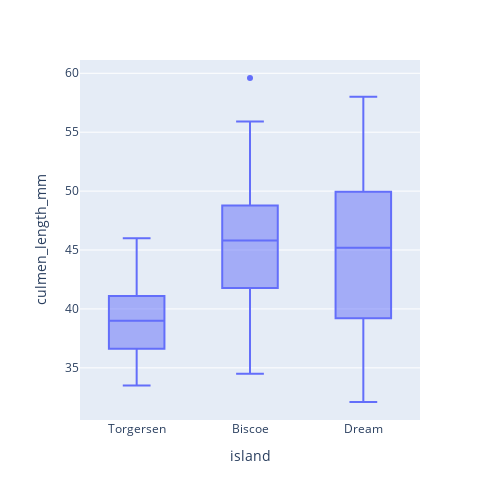
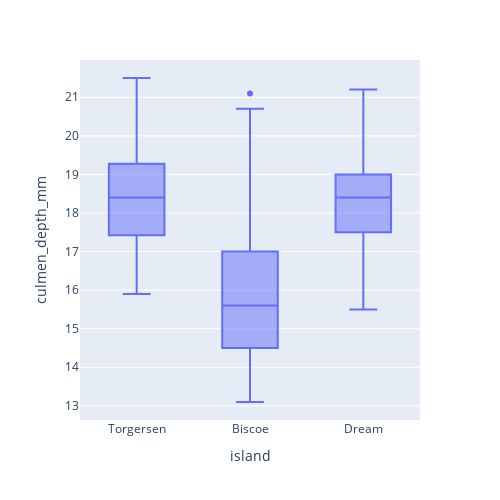
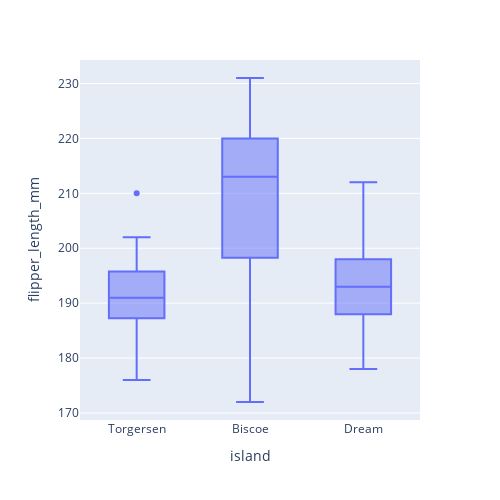

Notebook source saved alongside these figures, in order:
### Code cell
# 3 plots for penguins culmen_length_mm, culmen_depth_mm and flipper_length_mm
fig = px.box(peng,
            x="island", 
            y="culmen_length_mm",
            height=500,
            width=500,
            title="")
fig.show()

fig01 = px.box(peng,x="island", 
                y="culmen_depth_mm",
                height=500,
                width=500,
                title="")
fig01.show()


fig02 = px.box(peng,x="island", 
                y="flipper_length_mm",
                height=500,
                width=500,
                title="")
fig02.show()

### Figure 1 — Plotly figure (JSON) as saved in the notebook; plotly's stock layout.template omitted (floating-point values rounded to 4 significant figures; data arrays with more than 128 entries replaced by an {"elided": "..."} marker saying what was removed)
{"data": [{"alignmentgroup": "True", "hovertemplate": "island=%{x}<br>culmen_length_mm=%{y}<extra></extra>", "legendgroup": "", "marker": {"color": "#636efa"}, "name": "", "notched": false, "offsetgroup": "", "orientation": "v", "showlegend": false, "type": "box", "x": {"elided": "333 str values"}, "x0": " ", "xaxis": "x", "y": {"elided": "333 float values"}, "y0": " ", "yaxis": "y"}], "layout": {"boxmode": "group", "height": 500, "legend": {"tracegroupgap": 0}, "margin": {"t": 60}, "width": 500, "xaxis": {"anchor": "y", "domain": [0, 1], "title": {"text": "island"}}, "yaxis": {"anchor": "x", "domain": [0, 1], "title": {"text": "culmen_length_mm"}}}}

### Figure 2 — Plotly figure (JSON) as saved in the notebook; plotly's stock layout.template omitted (floating-point values rounded to 4 significant figures; data arrays with more than 128 entries replaced by an {"elided": "..."} marker saying what was removed)
{"data": [{"alignmentgroup": "True", "hovertemplate": "island=%{x}<br>culmen_depth_mm=%{y}<extra></extra>", "legendgroup": "", "marker": {"color": "#636efa"}, "name": "", "notched": false, "offsetgroup": "", "orientation": "v", "showlegend": false, "type": "box", "x": {"elided": "333 str values"}, "x0": " ", "xaxis": "x", "y": {"elided": "333 float values"}, "y0": " ", "yaxis": "y"}], "layout": {"boxmode": "group", "height": 500, "legend": {"tracegroupgap": 0}, "margin": {"t": 60}, "width": 500, "xaxis": {"anchor": "y", "domain": [0, 1], "title": {"text": "island"}}, "yaxis": {"anchor": "x", "domain": [0, 1], "title": {"text": "culmen_depth_mm"}}}}

### Figure 3 — Plotly figure (JSON) as saved in the notebook; plotly's stock layout.template omitted (floating-point values rounded to 4 significant figures; data arrays with more than 128 entries replaced by an {"elided": "..."} marker saying what was removed)
{"data": [{"alignmentgroup": "True", "hovertemplate": "island=%{x}<br>flipper_length_mm=%{y}<extra></extra>", "legendgroup": "", "marker": {"color": "#636efa"}, "name": "", "notched": false, "offsetgroup": "", "orientation": "v", "showlegend": false, "type": "box", "x": {"elided": "333 str values"}, "x0": " ", "xaxis": "x", "y": {"elided": "333 int values"}, "y0": " ", "yaxis": "y"}], "layout": {"boxmode": "group", "height": 500, "legend": {"tracegroupgap": 0}, "margin": {"t": 60}, "width": 500, "xaxis": {"anchor": "y", "domain": [0, 1], "title": {"text": "island"}}, "yaxis": {"anchor": "x", "domain": [0, 1], "title": {"text": "flipper_length_mm"}}}}
